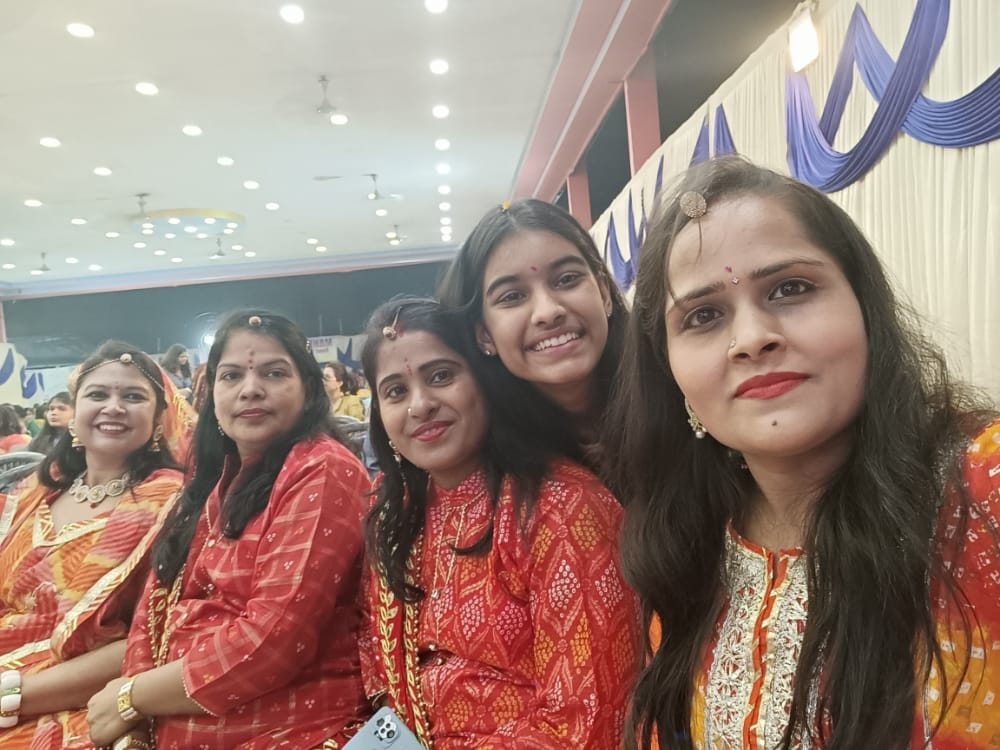
#> input picture opencv/photos/abc.jpg, 1000 x 750 px
$ python basicfunc.py
#> lines starting #> are read from the running program, lines starting #| are printed output that depends on the picture; after the words box and inside, x2 and y2 are one past the last pixel; in counts of white or black regions, pixels touching at a corner belong together
import cv2 as cv

img = cv.imread('photos/abc.jpg')
#> img is the input picture: shape (750, 1000, 3); mean B, G, R 119.3, 129.4, 154.2

cv.imshow('Cat', img)

#converting to grayscale
gray = cv.cvtColor(img, cv.COLOR_BGR2GRAY)
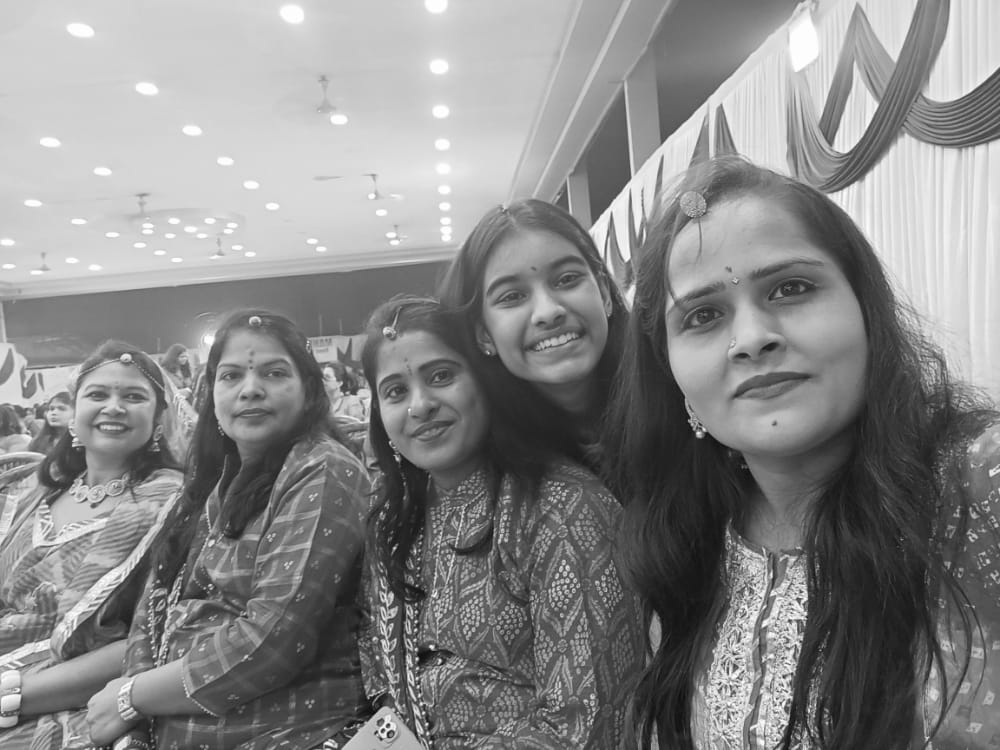
#> gray: shape (750, 1000); min 7, max 255, mean 135.6
cv.imshow('Gray', gray)

#how to blur an image - reduce noise
blur = cv.GaussianBlur(img, (3,3), cv.BORDER_DEFAULT)
cv.imshow('Blur', blur)

#edge cascade - edges in an image

canny = cv.Canny(img, 125, 175)
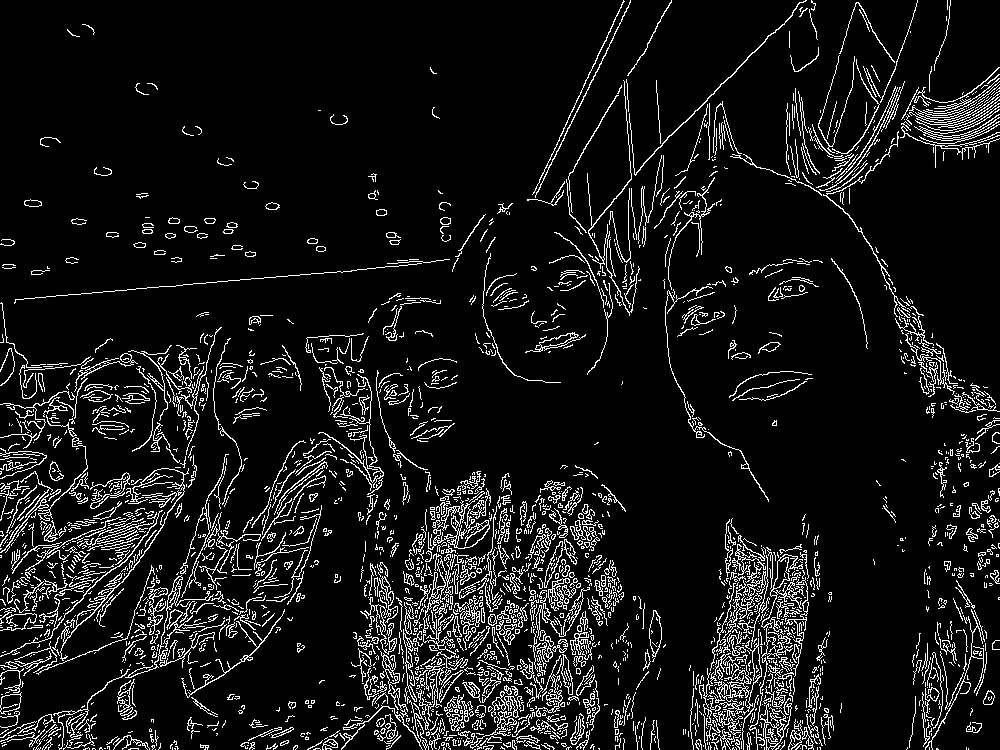
#> canny: shape (750, 1000); 8.8% white in thin lines or dots
cv.imshow('Canny', canny)

#dilating the image- canny image with edges
dilated = cv.dilate(canny, (7,7),iterations=3)
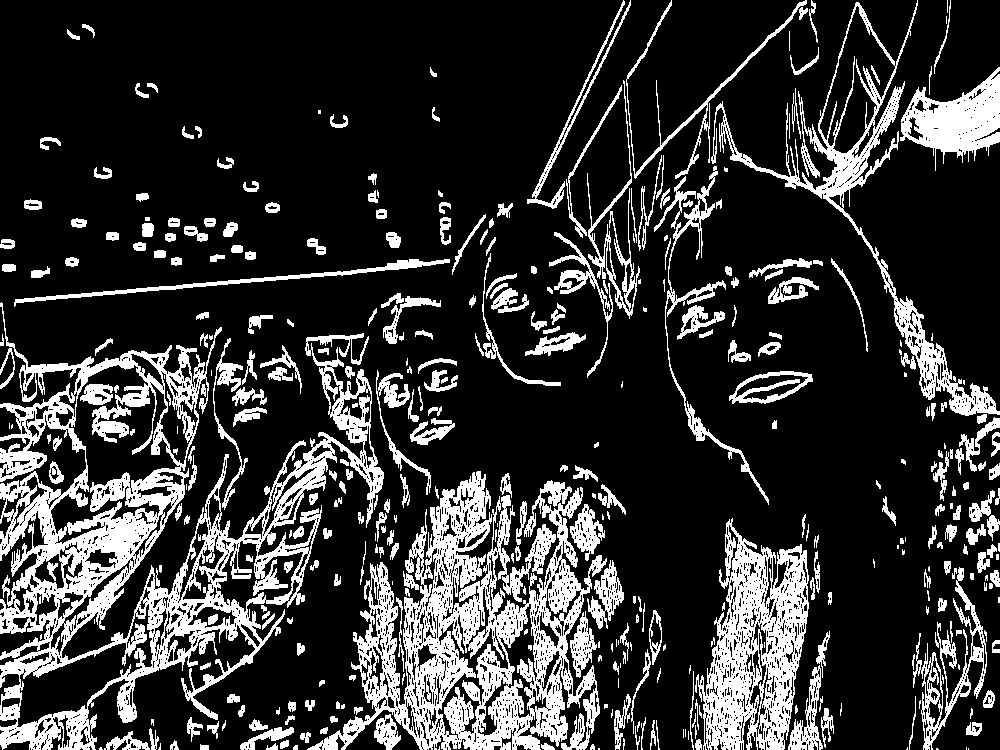
#> dilated: shape (750, 1000); 20.6% white; 398 white regions (89 under 20 px), largest, box (x1, y1, x2, y2) and area: (0, 302, 384, 750) 44133, (307, 471, 607, 750) 32138, (695, 518, 809, 750) 13306
cv.imshow('dilated image', dilated)


#eroding
eroded = cv.erode(dilated, (7,7),iterations=3)
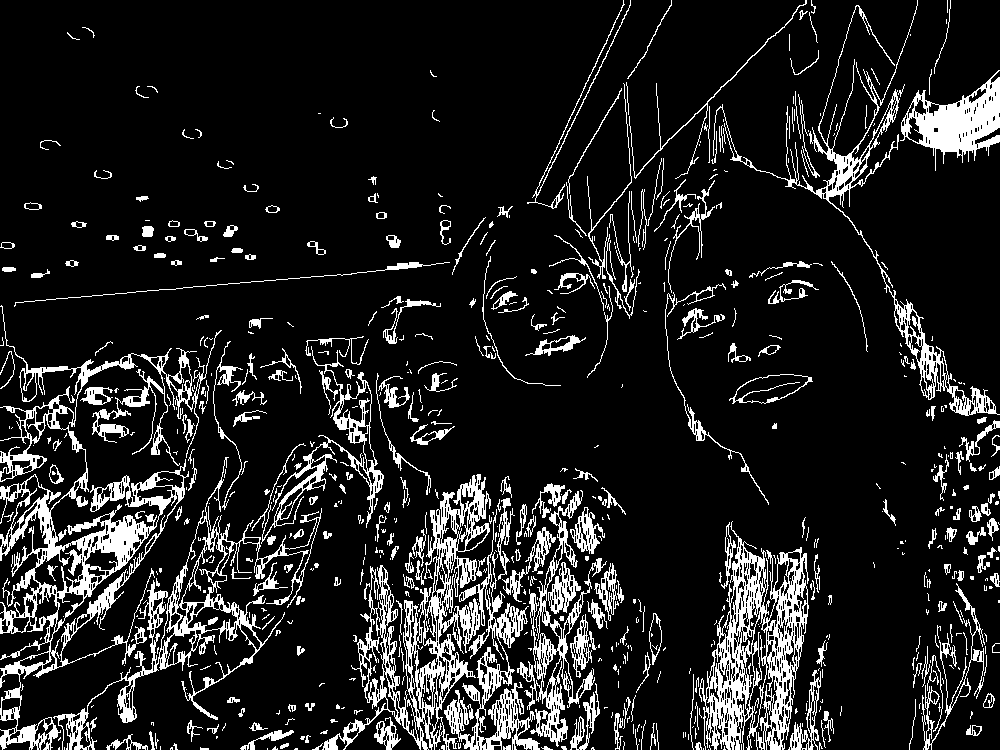
#> eroded: shape (750, 1000); 12.8% white; 700 white regions (396 under 20 px), largest, box (x1, y1, x2, y2) and area: (0, 305, 222, 750) 16331, (322, 474, 491, 750) 9947, (699, 521, 809, 750) 9443
cv.imshow('eroded image', eroded)

#resize and crop

resized = cv.resize(img, (500,500), interpolation=cv.INTER_AREA)
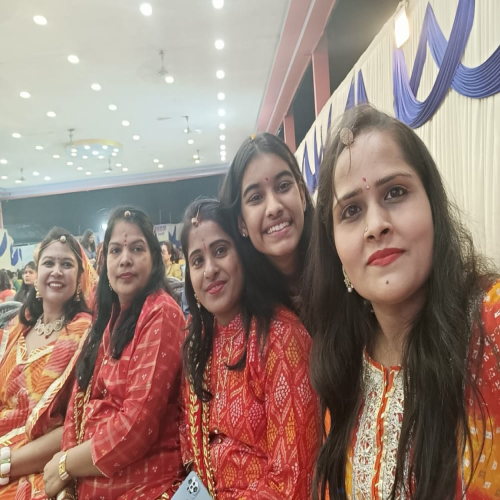
#> resized: shape (500, 500, 3); mean B, G, R 119.3, 129.4, 154.2
cv.imshow('Resized', resized)


cropped = img[50:200, 200:400]
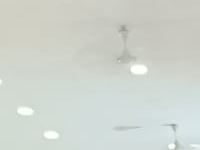
#> cropped: shape (150, 200, 3); mean B, G, R 205.9, 212.9, 207.1
cv.imshow('Cropped', cropped)

cv.waitKey(0)

$ run again, with opencv/photos/14556.jpg copied over opencv/photos/abc.jpg
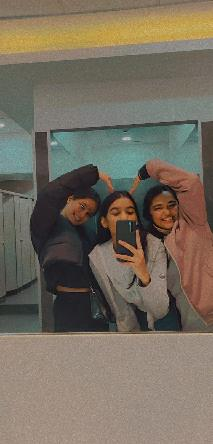
#> input picture opencv/photos/14556.jpg, 213 x 444 px
#> img is the input picture: shape (444, 213, 3); mean B, G, R 95.8, 109.6, 119.2
#> `canny = cv.Canny(img, 125, 175)`:
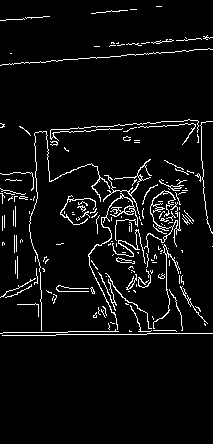
#> canny: shape (444, 213); 5.3% white in thin lines or dots, all inside (x1, y1, x2, y2) = (0, 6, 213, 336)
#> dilated: shape (444, 213); 14.1% white; 56 white regions (13 under 20 px), largest, box (x1, y1, x2, y2) and area: (0, 131, 213, 339) 7125, (50, 119, 199, 149) 1286, (0, 48, 213, 69) 852
#> eroded: shape (444, 213); 7.3% white; 74 white regions (41 under 20 px), largest, box (x1, y1, x2, y2) and area: (0, 134, 213, 339) 3673, (50, 122, 199, 149) 725, (60, 198, 98, 228) 295
#> `resized = cv.resize(img, (500,500), interpolation=cv.INTER_AREA)`:
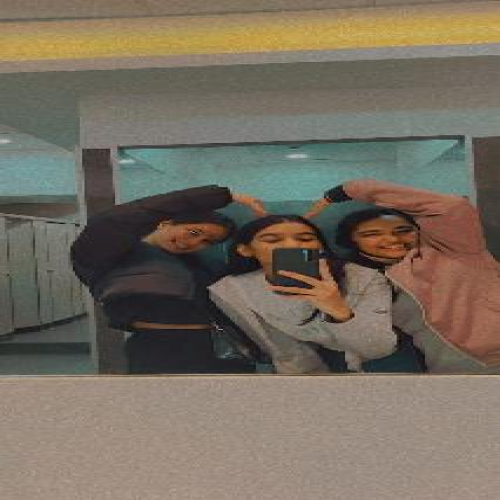
#> resized: shape (500, 500, 3); mean B, G, R 95.7, 109.5, 119.1

$ run again, with opencv/photos/16445.jpg copied over opencv/photos/abc.jpg
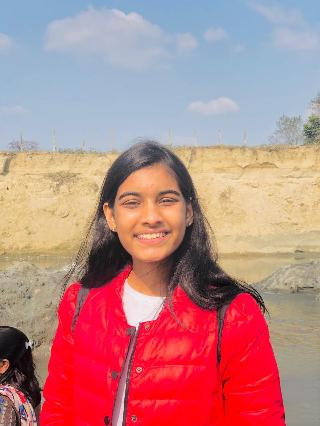
#> input picture opencv/photos/16445.jpg, 320 x 426 px
#> img is the input picture: shape (426, 320, 3); mean B, G, R 134.9, 133.6, 185.9
#> `canny = cv.Canny(img, 125, 175)`:
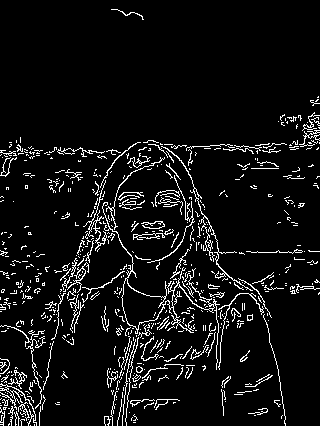
#> canny: shape (426, 320); 7% white in thin lines or dots
#> dilated: shape (426, 320); 17.3% white; 129 white regions (46 under 20 px), largest, box (x1, y1, x2, y2) and area: (41, 140, 287, 426) 11829, (0, 320, 46, 426) 2136, (132, 333, 192, 391) 916
#> eroded: shape (426, 320); 9.8% white in thin lines or dots
#> `cropped = img[50:200, 200:400]`:
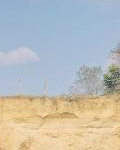
#> cropped: shape (150, 120, 3); mean B, G, R 183.3, 188.9, 188.1

$ run again, with opencv/photos/16529.jpg copied over opencv/photos/abc.jpg
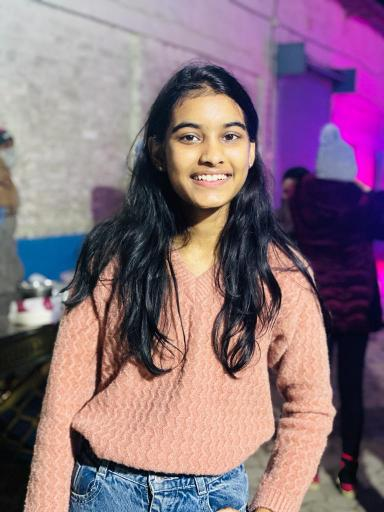
#> input picture opencv/photos/16529.jpg, 384 x 512 px
#> img is the input picture: shape (512, 384, 3); mean B, G, R 125.4, 111.9, 136.9
#> `canny = cv.Canny(img, 125, 175)`:
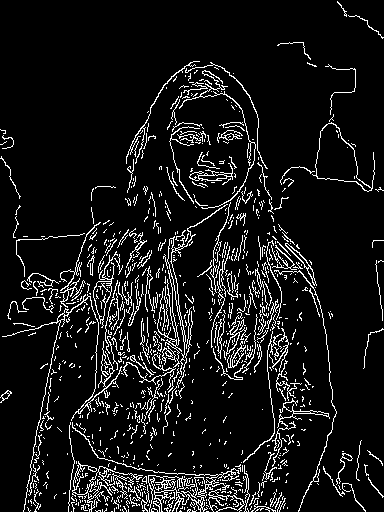
#> canny: shape (512, 384); 8.8% white in thin lines or dots
#> dilated: shape (512, 384); 20% white; 177 white regions (96 under 20 px), largest, box (x1, y1, x2, y2) and area: (2, 61, 337, 512) 30976, (280, 64, 375, 195) 1216, (189, 152, 237, 191) 856
#> eroded: shape (512, 384); 12% white in thin lines or dots
#> `cropped = img[50:200, 200:400]`:
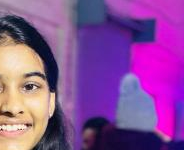
#> cropped: shape (150, 184, 3); mean B, G, R 150.3, 77.7, 137.9
